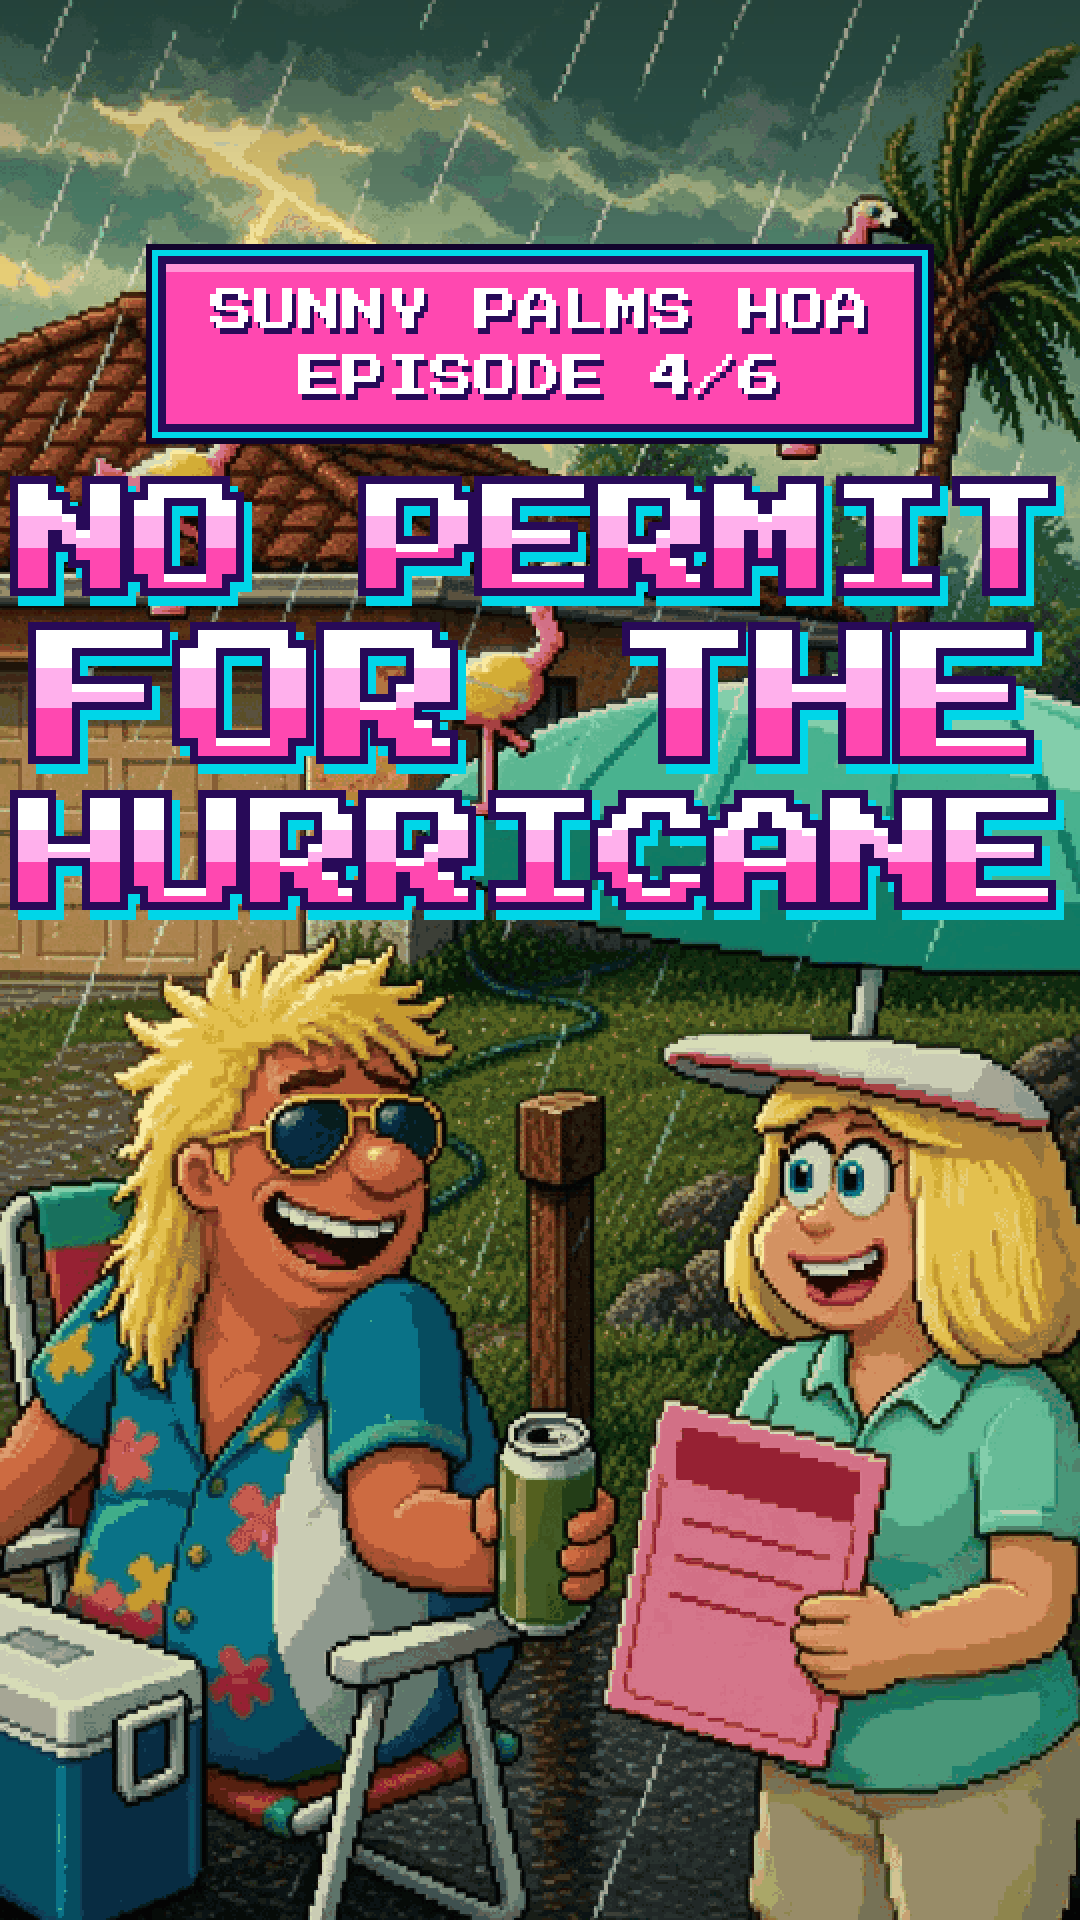

Python code for this plot:
"""S01E04 cover.  python3 cover.py ref | ai | make"""
import sys, pathlib; sys.path.insert(0, str(pathlib.Path(__file__).resolve().parents[4] / 'engine'))
import numpy as np
from PIL import Image
import paths as P
import stage as ST
import covergen_us as CG
from stage import Chars, view_at
from props import us_cast as U, us_props as UP, uskit as K

EP, SLUG = 'ep04', 'sunny-palms-hoa'
REF, RAW = P.build(f'{SLUG}-{EP}', 'cover_ref.png'), P.build(f'{SLUG}-{EP}', 'cover_ai.png')
SRC = P.episode(EP, SLUG) / 'cover_ai_source.jpg'
TITLE = ['NO PERMIT', 'FOR THE', 'HURRICANE']
SIZES = [58, 72, 58]
CHARS = ("on the left a grinning sunburnt Florida man with a bleached blond mullet blowing in the wind and gold aviator sunglasses, teal Hawaiian shirt, "
         "sitting in a folding lawn chair holding a beer can, a blue cooler next to him; on the right a woman with a white sun visor and perfectly still "
         "frosted blonde bob, mint polo shirt, calmly holding a mint umbrella and a pink violation ticket with a too-sweet smile, completely dry; a violent "
         "hurricane behind them with dark green-gray clouds, bending palm trees, slanted rain, and pink plastic flamingos and a mailbox flying through the air. "
         "Sunny-yellow lightning glow, dramatic but funny.")


def ref():
    world = ST.ai_world(P.series(SLUG) / 'bg' / 'yard_storm.png')
    Z = 1.05
    ST.set_px(ST.px_for_zoom(2.4))
    v = view_at(world, 335, 470, Z, 180, 372)
    big = v.bg()
    CH = Chars()
    UP.lawn_chair(CH, v.cam(232.0, 790.0, 15.0))
    U.dale(CH, v.cam(232.0, 790.0, 15.0), U.DPOSE['stand'], 0.3, 0.0, 'smug', 0.0, True, hand_n=U.H(6.6, 12.4), prop_n=UP.koozie_can, red=0.35, legs=False)
    CH.comp(big, K.light_storm(v))
    C1 = Chars()
    UP.cooler(C1, v.cam(340.0, 800.0, 11.0))
    C1.comp(big, K.light_storm(v))
    C2 = Chars()
    UP.umbrella(C2, v.cam(470.0, 790.0, 15.0, flip=True), 3.6, 12.0, 31.0)
    C2.comp(big, K.light_storm(v))
    C3 = Chars()
    U.brenda(C3, v.cam(470.0, 790.0, 15.0, flip=True), U.BPOSE['stand'], 0.3, 0.0, 'sweet', 0.0, hand_n=U.H(3.6, 12.0), prop_n=lambda L, h: UP.notice(L, h, -0.2, 5.6, 7.0, '$500'))
    C3.comp(big, K.light_storm(v))
    C4 = Chars()
    for i, (x, y) in enumerate(((190, 250), (420, 200), (300, 320))):
        UP.flamingo(C4, v.cam(x, y, 5.0), 0.3 + i, True, True, 0.0, 0.0)
    C4.comp(big, K.light_storm(v))
    UP.rain(big, 1.0, 1.0, 0.35, 140)
    Image.fromarray(big).save(REF); print(REF)


if __name__ == '__main__':
    cmd = sys.argv[1]
    if cmd == 'ref': ref()
    elif cmd == 'ai': CG.ai(REF, RAW, CHARS)
    elif cmd == 'make':
        CG.make(RAW, SRC, [P.episode(EP, SLUG) / 'cover.png', P.series(SLUG) / 'covers' / 'cover_s01e04.png'], 4, TITLE, SIZES)
        print('ok')
